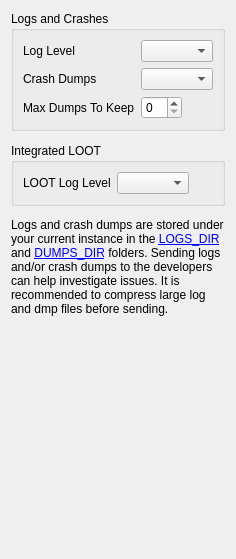
     <widget class="QWidget" name="diagnosticsTab">
      <attribute name="title">
       <string>Diagnostics</string>
      </attribute>
      <layout class="QVBoxLayout" name="verticalLayout_24">
       <property name="spacing">
        <number>12</number>
       </property>
       <item>
        <widget class="QGroupBox" name="groupBox_4">
         <property name="title">
          <string>Logs and Crashes</string>
         </property>
         <layout class="QFormLayout" name="formLayout_4">
          <property name="fieldGrowthPolicy">
           <enum>QFormLayout::FieldsStayAtSizeHint</enum>
          </property>
          <item row="0" column="0">
           <widget class="QLabel" name="label_12">
            <property name="text">
             <string>Log Level</string>
            </property>
           </widget>
          </item>
          <item row="0" column="1">
           <widget class="QComboBox" name="logLevelBox">
            <property name="toolTip">
             <string>Decides the amount of data printed to &quot;ModOrganizer.log&quot;</string>
            </property>
            <property name="whatsThis">
             <string>
                                    Decides the amount of data printed to &quot;ModOrganizer.log&quot;.
                                    &quot;Debug&quot; produces very useful information for finding problems. There is usually no noteworthy performance impact but the file may become rather large. If this is a problem you may prefer the &quot;Info&quot; level for regular use. On the &quot;Error&quot; level the log file usually remains empty.
                                </string>
            </property>
           </widget>
          </item>
          <item row="1" column="0">
           <widget class="QLabel" name="label_27">
            <property name="text">
             <string>Crash Dumps</string>
            </property>
           </widget>
          </item>
          <item row="1" column="1">
           <widget class="QComboBox" name="dumpsTypeBox">
            <property name="toolTip">
             <string>Decides which type of crash dumps are collected when injected processes crash.</string>
            </property>
            <property name="whatsThis">
             <string>
                                    Decides which type of crash dumps are collected when injected processes crash.
                                    &quot;None&quot; Disables the generation of crash dumps by MO.
                                    &quot;Mini&quot; Default level which generates small dumps (only stack traces).
                                    &quot;Data&quot; Much larger dumps with additional information which may be need (also data segments).
                                    &quot;Full&quot; Even larger dumps with a full memory dump of the process.
                                </string>
            </property>
           </widget>
          </item>
          <item row="2" column="0">
           <widget class="QLabel" name="label_28">
            <property name="text">
             <string>Max Dumps To Keep</string>
            </property>
           </widget>
          </item>
          <item row="2" column="1">
           <widget class="QSpinBox" name="dumpsMaxEdit">
            <property name="toolTip">
             <string>Maximum number of crash dumps to keep on disk. Use 0 for unlimited.</string>
            </property>
            <property name="whatsThis">
             <string>
                                    Maximum number of crash dumps to keep on disk. Use 0 for unlimited.
                                    Set &quot;Crash Dumps&quot; above to None to disable crash dump collection.
                                </string>
            </property>
           </widget>
          </item>
         </layout>
        </widget>
       </item>
       <item>
        <widget class="QGroupBox" name="groupBox_7">
         <property name="title">
          <string>Integrated LOOT</string>
         </property>
         <layout class="QFormLayout" name="formLayout_2">
          <property name="fieldGrowthPolicy">
           <enum>QFormLayout::FieldsStayAtSizeHint</enum>
          </property>
          <item row="0" column="0">
           <widget class="QLabel" name="label_32">
            <property name="text">
             <string>LOOT Log Level</string>
            </property>
           </widget>
          </item>
          <item row="0" column="1">
           <widget class="QComboBox" name="lootLogLevel"/>
          </item>
         </layout>
        </widget>
       </item>
       <item>
        <widget class="QLabel" name="diagnosticsExplainedLabel">
         <property name="toolTip">
          <string>Click a link to open the location</string>
         </property>
         <property name="text">
          <string>
                            Logs and crash dumps are stored under your current instance in the &lt;a href=&quot;LOGS_FULL_PATH&quot;&gt;LOGS_DIR&lt;/a&gt;
                            and &lt;a href=&quot;DUMPS_FULL_PATH&quot;&gt;DUMPS_DIR&lt;/a&gt; folders.
                            Sending logs and/or crash dumps to the developers can help investigate issues.
                            It is recommended to compress large log and dmp files before sending.
                        </string>
         </property>
         <property name="wordWrap">
          <bool>true</bool>
         </property>
         <property name="openExternalLinks">
          <bool>true</bool>
         </property>
        </widget>
       </item>
       <item>
        <spacer name="verticalSpacer_10">
         <property name="orientation">
          <enum>Qt::Vertical</enum>
         </property>
         <property name="sizeType">
          <enum>QSizePolicy::Expanding</enum>
         </property>
         <property name="sizeHint" stdset="0">
          <size>
           <width>20</width>
           <height>232</height>
          </size>
         </property>
        </spacer>
       </item>
      </layout>
     </widget>
